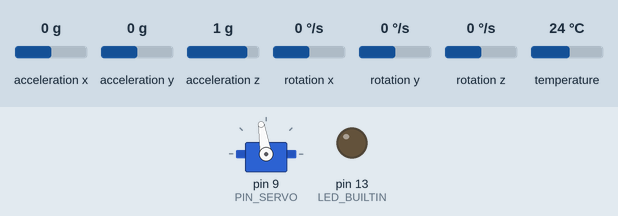
The sketch below on a simulated Arduino Uno, built with avr-gcc and run on an emulated ATmega328P. Parts: servo, output pins drawn as LEDs (lit = HIGH). Inputs (shaded band) come from the test bench; at power-on: acceleration y 0 g, acceleration x 0 g, acceleration z 1 g, rotation x 0 °/s, rotation y 0 °/s, rotation z 0 °/s, temperature 24 °C. What the sketch prints to the serial monitor is not drawn.

Above: at 3.8 s.
3.9 s: acceleration y set to -1.4 g
At 5.3 s:
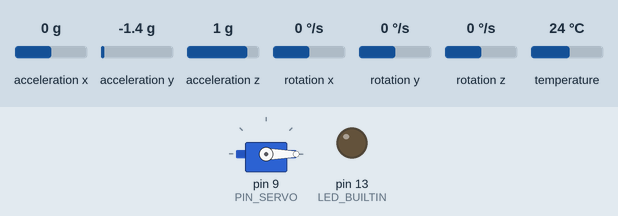
6.9 s: acceleration x set to -1.4 g
9.9 s: acceleration z set to -1.4 g
11.6 s: rotation x set to -192 °/s
Timing chart, 0 to 15.6 s (numbered marks = the images above; inputs shaded):
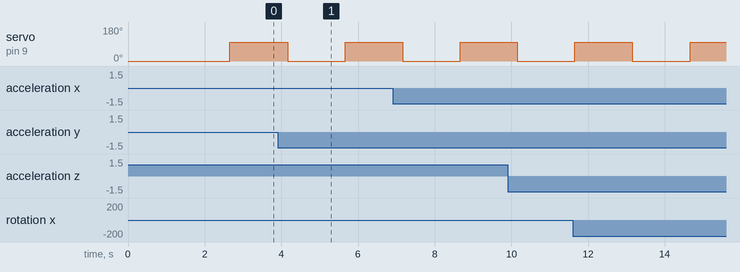

The sketch:

filtro_complementario_mpu6050_v4.ino
```cpp
/* Filtro complementario con MPU6050 y comunicacion binaria con MATLAB.
 * Trama: "abcd" + anguloFiltradoX + anguloGyroX + anguloAccX.
 * Son tres float en grados: 16 bytes por trama en total.
 * El servo se controla mediante ancho de pulso en microsegundos.
 */
#include <Wire.h>
#include <Servo.h>
#include <Adafruit_MPU6050.h>
#include <Adafruit_Sensor.h>

Adafruit_MPU6050 mpu;
Servo miServo;
const uint8_t PIN_SERVO = 9;
const int PULSO_INICIO_US = 500;
const int PULSO_FINAL_US = 1600;
const uint32_t INTERVALO_SERVO_MS = 1500;

const uint8_t MPU_ADDR = 0x68;
const uint32_t SERIAL_BAUD = 115200;
const uint32_t I2C_CLOCK_HZ = 400000;
const uint32_t SAMPLE_PERIOD_US = 10000; // 100 Hz
const uint8_t TX_DECIMATION = 2;         // 50 tramas/s
const float ALPHA = 0.96;

float gyroX_offsetRadS = 0.0;
float anguloAccX = 0.0;
float anguloGyroX = 0.0;
float anguloFiltradoX = 0.0;
uint32_t tiempoAnteriorUs = 0;
uint32_t proximaMuestraUs = 0;
uint32_t ultimoCambioServoMs = 0;
uint8_t contadorTx = 0;
bool servoEnPulsoFinal = false;

void sendFloat(float value) {
  const byte *bytes = reinterpret_cast<const byte *>(&value);
  Serial.write(bytes, sizeof(value));
}

void sendBinaryFrame() {
  Serial.write("abcd", 4);
  sendFloat(anguloFiltradoX);
  sendFloat(anguloGyroX);
  sendFloat(anguloAccX);
}

void setup() {
  Serial.begin(SERIAL_BAUD);
  Wire.begin();
  Wire.setClock(I2C_CLOCK_HZ);

  // Limites explicitos para que Servo no recorte los 500 us a 544 us.
  miServo.attach(PIN_SERVO, PULSO_INICIO_US, 2500);
  miServo.writeMicroseconds(PULSO_INICIO_US);

  pinMode(LED_BUILTIN, OUTPUT);
  if (!mpu.begin(MPU_ADDR)) {
    digitalWrite(LED_BUILTIN, HIGH);
    while (true) delay(100);
  }

  // Misma configuracion que lectura_imu.ino.
  mpu.setAccelerometerRange(MPU6050_RANGE_8_G);
  mpu.setGyroRange(MPU6050_RANGE_500_DEG);
  mpu.setFilterBandwidth(MPU6050_BAND_44_HZ);

  // No imprimir texto: MATLAB espera un flujo exclusivamente binario.
  calibrarGyro();

  const uint32_t ahoraUs = micros();
  tiempoAnteriorUs = ahoraUs;
  proximaMuestraUs = ahoraUs + SAMPLE_PERIOD_US;
  // Fuerza el primer cambio al pulso final apenas comienza loop().
  ultimoCambioServoMs = millis() - INTERVALO_SERVO_MS;
}

void loop() {
  // Alternar los pulsos sin bloquear el muestreo ni la comunicacion serie.
  const uint32_t ahoraMs = millis();
  if ((uint32_t)(ahoraMs - ultimoCambioServoMs) >= INTERVALO_SERVO_MS) {
    ultimoCambioServoMs += INTERVALO_SERVO_MS;
    servoEnPulsoFinal = !servoEnPulsoFinal;
    miServo.writeMicroseconds(servoEnPulsoFinal
                               ? PULSO_FINAL_US
                               : PULSO_INICIO_US);
  }

  const uint32_t ahoraUs = micros();
  if ((int32_t)(ahoraUs - proximaMuestraUs) < 0) return;
  proximaMuestraUs += SAMPLE_PERIOD_US;
  while ((int32_t)(ahoraUs - proximaMuestraUs) >= 0) {
    proximaMuestraUs += SAMPLE_PERIOD_US;
  }

  sensors_event_t accel, gyro, temperatura;
  mpu.getEvent(&accel, &gyro, &temperatura);
  const float dt = (ahoraUs - tiempoAnteriorUs) * 1.0e-6;
  tiempoAnteriorUs = ahoraUs;

  anguloAccX = atan2(accel.acceleration.y, sqrt(sq(accel.acceleration.x) + sq(accel.acceleration.z))) * 180.0 / PI;
  // Adafruit entrega rad/s; el filtro integra grados/s.
  const float gyroX_dps = (gyro.gyro.x - gyroX_offsetRadS) * 180.0 / PI;
  anguloGyroX += gyroX_dps * dt;
  anguloFiltradoX = ALPHA * (anguloFiltradoX + gyroX_dps * dt) + (1.0 - ALPHA) * anguloAccX;

  if (++contadorTx >= TX_DECIMATION) {
    contadorTx = 0;
    sendBinaryFrame();
  }
}

void calibrarGyro() {
  float sumaXRadS = 0.0;
  const int muestras = 500;
  for (int i = 0; i < muestras; i++) {
    sensors_event_t accel, gyro, temperatura;
    mpu.getEvent(&accel, &gyro, &temperatura);
    sumaXRadS += gyro.gyro.x;
    delay(3);
  }
  gyroX_offsetRadS = sumaXRadS / muestras;
}
```
